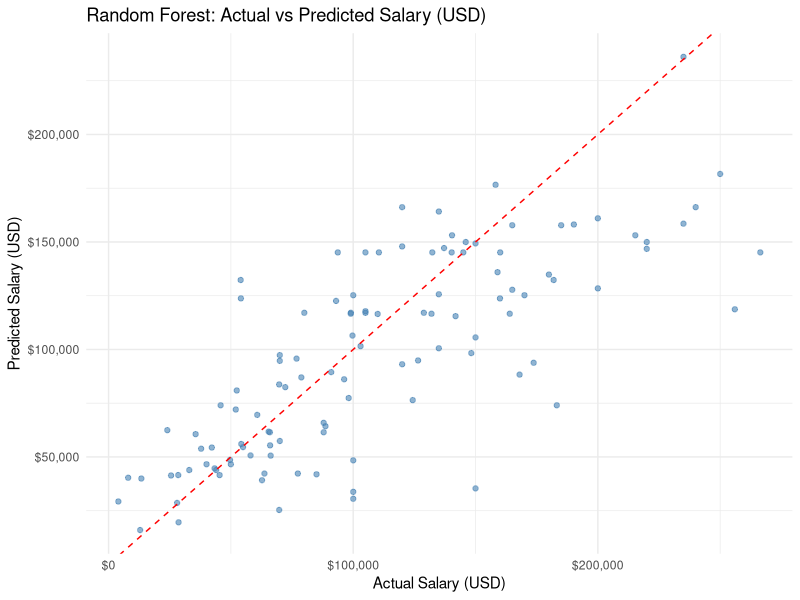
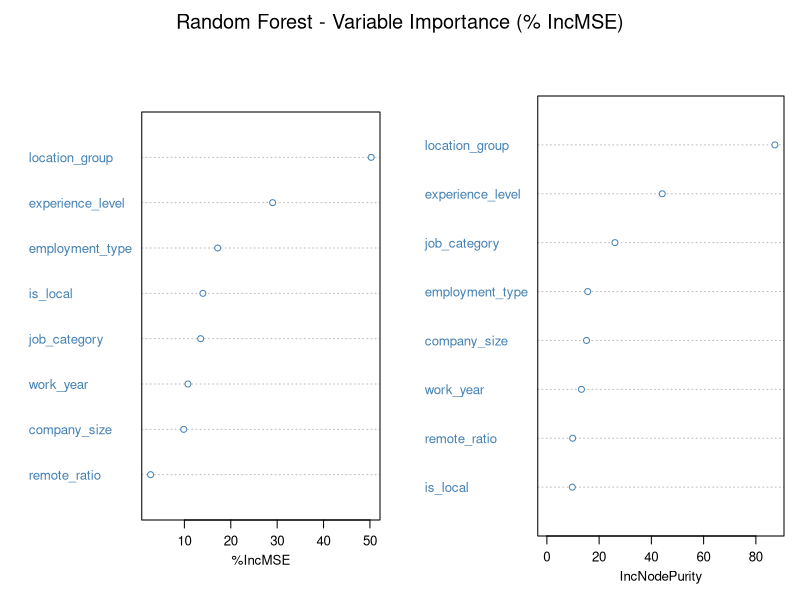

The R source for these figures, in order:
## ---- chunk 1
knitr::opts_knit$set(root.dir = ".")
knitr::opts_chunk$set(echo = TRUE, warning = FALSE, message = FALSE)
## ---- chunk 2
library(tidyverse)
library(randomForest)
library(caret)

data <- read.csv("dataset/ds_salaries_clean.csv")
## ---- chunk 3
set.seed(2026)
data$experience_level <- factor(data$experience_level, levels = c("EN", "MI", "SE", "EX"))
data$company_size     <- factor(data$company_size,     levels = c("S", "M", "L"))
data$employment_type  <- relevel(factor(data$employment_type), ref = "FT")
data$job_category     <- relevel(factor(data$job_category),   ref = "Data_Analyst")
data$location_group   <- relevel(factor(data$location_group), ref = "Other")
data <- data %>% mutate(row_id = row_number())

check_vars <- c("employment_type", "job_category", "location_group",
                 "experience_level", "company_size")

repeat {
  idx <- sample(nrow(data), floor(0.8 * nrow(data)))
  tr  <- data[idx, ]
  te  <- data[-idx, ]
  ok  <- all(vapply(check_vars,
                      function(v) all(unique(te[[v]]) %in% unique(tr[[v]])), logical(1)))
  if (ok) break
}
train <- tr
test  <- te

stopifnot(nrow(train) == 452, nrow(test) == 113,
          all(!test$row_id %in% train$row_id))
cat("Training set:", nrow(train), "rows | Test set:", nrow(test), "rows\n")
## ---- chunk 4
rf_model <- randomForest(
  log_salary ~ experience_level + job_category + employment_type +
    company_size + location_group + remote_ratio + work_year + is_local,
  data = train,
  ntree = 500,
  importance = TRUE,
  seed = 2026
)
print(rf_model)
## ---- chunk 5
cat("In-sample R-squared (training):", round(1 - rf_model$mse[rf_model$ntree] / var(train$log_salary), 4), "\n")
cat("Mean squared residuals (training):", round(rf_model$mse[rf_model$ntree], 6), "\n")
## ---- chunk 6
pred_test <- predict(rf_model, newdata = test)

rmse_log <- sqrt(mean((test$log_salary - pred_test)^2))
mae_log  <- mean(abs(test$log_salary - pred_test))
r2_log   <- 1 - sum((test$log_salary - pred_test)^2) / sum((test$log_salary - mean(test$log_salary))^2)

rmse_usd <- sqrt(mean((test$salary_in_usd - exp(pred_test))^2))
mae_usd  <- mean(abs(test$salary_in_usd - exp(pred_test)))
r2_usd   <- 1 - sum((test$salary_in_usd - exp(pred_test))^2) / sum((test$salary_in_usd - mean(test$salary_in_usd))^2)

cat("=== Random Forest Test Set Performance ===\n")
cat("RMSE (log scale):", round(rmse_log, 6), "\n")
cat("MAE  (log scale):", round(mae_log, 6), "\n")
cat("R2   (log scale):", round(r2_log, 4), "\n")
cat("RMSE (USD):", round(rmse_usd, 2), "\n")
cat("MAE  (USD):", round(mae_usd, 2), "\n")
cat("R2   (USD):", round(r2_usd, 4), "\n")
## ---- chunk 7
importance_df <- importance(rf_model) %>%
  as.data.frame() %>%
  rownames_to_column("Variable") %>%
  arrange(desc(`%IncMSE`)) %>%
  select(Variable, `%IncMSE`, `IncNodePurity`)
knitr::kable(importance_df, digits = 3,
             caption = "Random Forest variable importance (mean decrease in MSE)")
## ---- chunk 8
png("task08_rf_variable_importance.png", width = 800, height = 600)
varImpPlot(rf_model, main = "Random Forest - Variable Importance (% IncMSE)",
           col = "steelblue", cex = 0.8)
dev.off()
## ---- chunk 9
plot_df <- data.frame(
  Actual = test$salary_in_usd,
  Predicted = exp(pred_test)
)
ggplot(plot_df, aes(x = Actual, y = Predicted)) +
  geom_point(alpha = 0.6, color = "steelblue") +
  geom_abline(intercept = 0, slope = 1, color = "red", linetype = "dashed") +
  scale_x_continuous(labels = scales::dollar) +
  scale_y_continuous(labels = scales::dollar) +
  theme_minimal() +
  labs(title = "Random Forest: Actual vs Predicted Salary (USD)",
       x = "Actual Salary (USD)", y = "Predicted Salary (USD)")
## ---- chunk 10
comparison <- read.csv("task04_model_comparison.csv") %>% arrange(RMSE_usd)
knitr::kable(comparison %>% mutate(across(c(RMSE_usd, MAE_usd), ~ round(.x, 2))),
             caption = "All continuous models ranked by out-of-sample USD RMSE")
